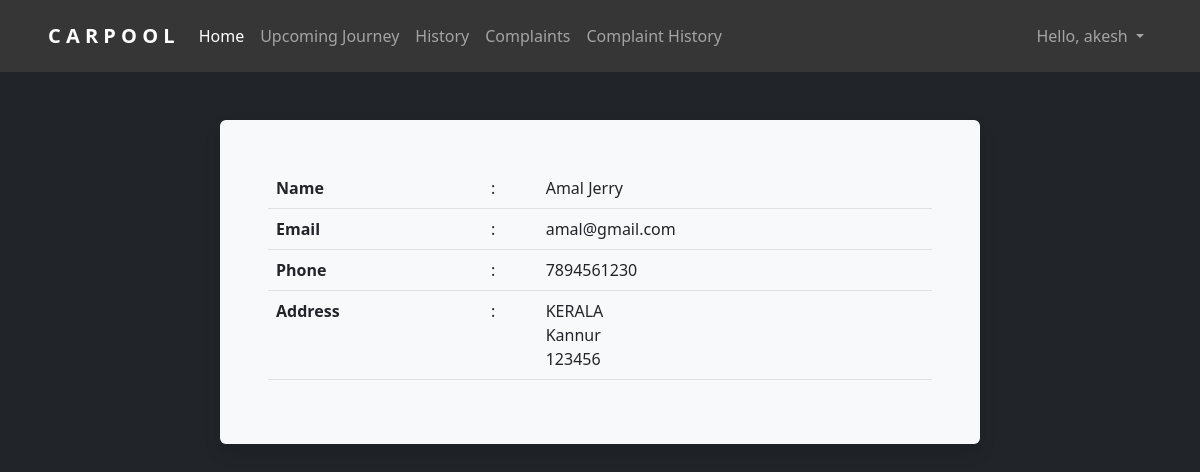
The app's page /driver/7 (signed in) with its own data.
### accounts/models.py (models this page shows, shortened)
class User(AbstractUser):
    phone = models.CharField(
        max_length=10,
        unique=True,
        null=False,
        blank=False
    )
    def __str__(self) -> str:
        return super().__str__()

class Pooler(models.Model):
    license=models.ImageField(
        verbose_name="License",
        upload_to='License',
        max_length=100
    )
    city = models.CharField(
        max_length=50,
        null=True,
        blank=True
    )
    zip_code = models.IntegerField(
        verbose_name="Zip Code"
    )
    state = models.ForeignKey(
        to='State',
        on_delete=models.CASCADE
    )
    user = models.ForeignKey(
        to='User',
        on_delete=models.CASCADE
    )

class State(models.Model):
    state = models.CharField(
        max_length=50,
        unique=True,
        null=False,
        blank=False
    )
    def __str__(self):
        return self.state

### user/views.py (the view)
# urls.py: path('driver/<int:id>', driver_details, name='user_driver_details'),
@login_required(login_url='accounts_signin')
def driver_details(request, id):
    context = {}
    context['driver'] = Pooler.objects.get(user_id=id)
    return render(request, 'user/driver.html', context)

### user/templates/user/driver.html
{% extends 'user/shared/base.html' %}
{% block main %}
    <div class="row">
        <div class="col-8 offset-2 my-5  p-5 bg-light shadow rounded">
            <table class="table">
                <tr>
                    <th>Name</th>
                    <td>:</td>
                    <td>{{ driver.user.first_name }} {{ driver.user.last_name }}</td>
                </tr>
                <tr>
                    <th>Email</th>
                    <td>:</td>
                    <td>{{ driver.user.email }}</td>
                </tr>
                <tr>
                    <th>Phone</th>
                    <td>:</td>
                    <td>{{ driver.user.phone }}</td>
                </tr>
                <tr>
                    <th>Address</th>
                    <td>:</td>
                    <td>
                        {{ driver.state }} <br>
                        {{ driver.city }} <br>
                        {{ driver.zip_code }}
                    </td>
                </tr>
            </table>
        </div>
    </div>
{% endblock main %}

### user/templates/user/shared/nav.html (shortened to what this page needs)
{% load static %}
<nav class="navbar navbar-expand-sm navbar-dark px-5 py-3" style="background-color: #363636;">
    <a class="navbar-brand" href="#">
        <span class="my-3" style="font-weight: bold;">C A R P O O L</span>
    </a>
    <div class="collapse navbar-collapse" id="collapsibleNavId">
        <ul class="navbar-nav mt-2 mt-lg-0">
            <li class="nav-item">
                <a class="nav-link active" href="{% url 'user_index' %}" aria-current="page">Home</a>
            </li>
            {% if user.is_authenticated %}
            <li class="nav-item">
                <a class="nav-link" href="{% url 'user_upcoming_journey' %}">Upcoming Journey</a>
            </li>
            <li class="nav-item">
                <a class="nav-link" href="{% url 'user_history' %}">History</a>
            </li>
            <li class="nav-item">
                <a class="nav-link" href="{% url 'user_user_complaints' %}">Complaints</a>
            </li>
            <li class="nav-item">
                <a class="nav-link" href="{% url 'user_user_complaints_history' %}">Complaint History</a>
            </li>
            {% endif %}
        </ul>
        <ul class="navbar-nav ms-auto mt-2 mt-lg-0">
            {% if user.is_authenticated %}
                <li class="nav-item dropdown">
                    <a class="nav-link dropdown-toggle" href="#" role="button" data-bs-toggle="dropdown" aria-expanded="false">
                    Hello, {{ user }}
                    </a>
                </li>
            {% endif %}
        </ul>
    </div>
</nav>

### records on screen
User: username "akesh"
Pooler: user.first_name "Amal", user.last_name "Jerry", user.email "amal@gmail.com", user.phone "7894561230", state "KERALA", city "Kannur", zip_code "123456"
